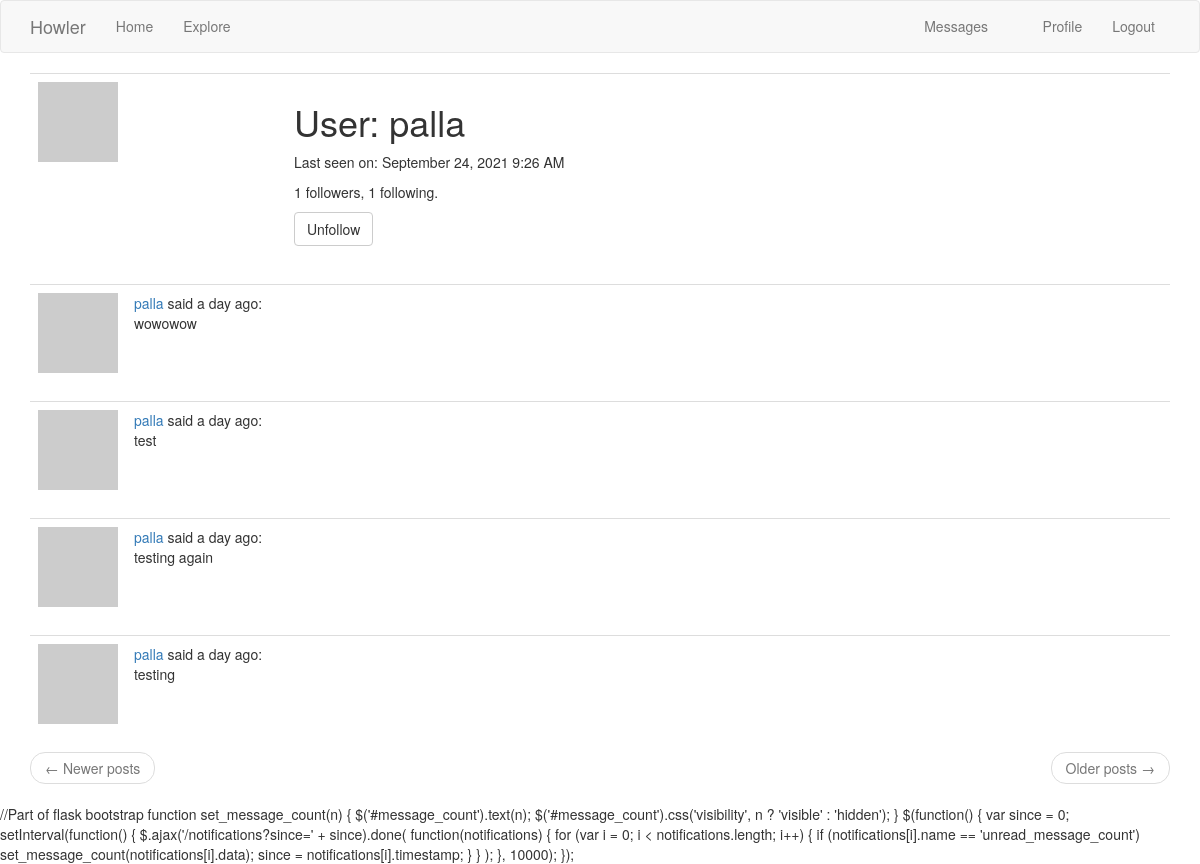
The app's page /user/palla (signed in) with its own data.
### app/models.py (models this page shows, shortened)
class User(UserMixin,db.Model):
    id = db.Column(db.Integer, primary_key=True)
    username = db.Column(db.String(64), index=True, unique=True)
    email = db.Column(db.String(120), index=True, unique=True)
    password_hash = db.Column(db.String(128))
    posts = db.relationship('Post', backref='author', lazy='dynamic')
    about_me = db.Column(db.String(140))
    last_seen = db.Column(db.DateTime, default=datetime.utcnow)
    followed = db.relationship(
        'User', secondary=followers,
        primaryjoin=(followers.c.follower_id == id),
        secondaryjoin=(followers.c.followed_id == id),
        backref=db.backref('followers', lazy='dynamic'), lazy='dynamic')
    messages_sent = db.relationship('Message',
                                    foreign_keys='Message.sender_id',
                                    backref='author', lazy='dynamic')
    messages_received = db.relationship('Message',
                                        foreign_keys='Message.recipient_id',
                                        backref='recipient', lazy='dynamic')
    last_message_read_time = db.Column(db.DateTime)
    notifications = db.relationship('Notification', backref='user',
                                    lazy='dynamic')
    def new_messages(self):
        last_read_time = self.last_message_read_time or datetime(1900, 1, 1)
        return Message.query.filter_by(recipient=self).filter(
            Message.timestamp > last_read_time).count()
    def avatar(self, size):
        digest = md5(self.email.lower().encode('utf-8')).hexdigest()
        return 'https://www.gravatar.com/avatar/{}?d=identicon&s={}'.format(
            digest, size)
    def is_following(self, user):
        return self.followed.filter(
            followers.c.followed_id == user.id).count() > 0

class Post(db.Model):
    id = db.Column(db.Integer, primary_key=True)
    body = db.Column(db.String(140))
    timestamp = db.Column(db.DateTime, index=True, default=datetime.utcnow)
    user_id = db.Column(db.Integer, db.ForeignKey('user.id'))

### app/routes.py (the view)
@app.route('/user/<username>')
@login_required
def user(username):
    user = User.query.filter_by(username=username).first_or_404()
    page = request.args.get('page', 1, type=int)
    posts = user.posts.order_by(Post.timestamp.desc()).paginate(
        page, app.config['POSTS_PER_PAGE'], False)
    next_url = url_for('user', username=user.username, page=posts.next_num) \
        if posts.has_next else None
    prev_url = url_for('user', username=user.username, page=posts.prev_num) \
        if posts.has_prev else None
    form = EmptyForm()
    return render_template('user.html', user=user, posts=posts.items,
                           next_url=next_url, prev_url=prev_url, form=form)

### app/forms.py
class EmptyForm(FlaskForm):
    submit = SubmitField('Submit')

### app/models.py (called while the page is built)
@login.user_loader
def load_user(id):
    return User.query.get(int(id))

### app/routes.py (called while the page is built)
@app.before_request
def before_request():
    if current_user.is_authenticated:
        current_user.last_seen = datetime.utcnow()
        db.session.commit()

### app/templates/user.html (shortened to what this page needs)
{% extends "base.html" %}
{% block app_content %}
    <table class="table table-hover">
        <tr>
            <td width="256px"><img src="{{ user.avatar(256) }}"></td>
            <td>
                <h1>User: {{ user.username }}</h1>
                {% if user.last_seen %} <p>Last seen on: {{ moment(user.last_seen).format('LLL') }}</p>{% endif %}
                <p>{{ user.followers.count() }} followers, {{ user.followed.count() }} following.</p>
                {% if user == current_user %}
                <p><a href="{{ url_for('edit_profile') }}">Edit your profile</a></p>
                {% else %}
                <p>
                    <form action="{{ url_for('unfollow', username=user.username) }}" method="post">
                        {{ form.submit(value='Unfollow', class_='btn btn-default') }}
                    </form>
                </p>
                {% endif %}
            </td>
        </tr>
    </table>
    {% for post in posts %}
        {% include '__post.html' %}
    {% endfor %}
    <nav aria-label="...">
        <ul class="pager">
            <li class="previous{% if not prev_url %} disabled{% endif %}">
                <a href="{{ prev_url or '#' }}">
                    <span aria-hidden="true">&larr;</span> Newer posts
                </a>
            </li>
            <li class="next{% if not next_url %} disabled{% endif %}">
                <a href="{{ next_url or '#' }}">
                    Older posts <span aria-hidden="true">&rarr;</span>
                </a>
            </li>
        </ul>
    </nav>
{% endblock %}

### app/templates/__post.html
   <table class="table table-hover">
        <tr>
            <td width="70px">
                <a href="{{ url_for('user', username=post.author.username) }}">
                    <img src="{{ post.author.avatar(70) }}" />
                </a>
            </td>
            <td>
                <a href="{{ url_for('user', username=post.author.username) }}">
                    {{ post.author.username }}
                </a>
                said {{ moment(post.timestamp).fromNow() }}:
                <br>
                {{ post.body }}
            </td>
        </tr>
    </table>

### records on screen
User: username "palla", last_seen "September 24, 2021 9:26 AM"
Post: author.username "palla", timestamp "a day ago", body "wowowow"
Post: author.username "palla", timestamp "a day ago", body "test"
Post: author.username "palla", timestamp "a day ago", body "testing again"
Post: author.username "palla", timestamp "a day ago", body "testing"

### other values on screen
{{ ('Messages') }} "Messages"
{{ user.followers.count() }} "1"
{{ user.followed.count() }} "1"
{{ url_for('notifications') }} "/notifications"
